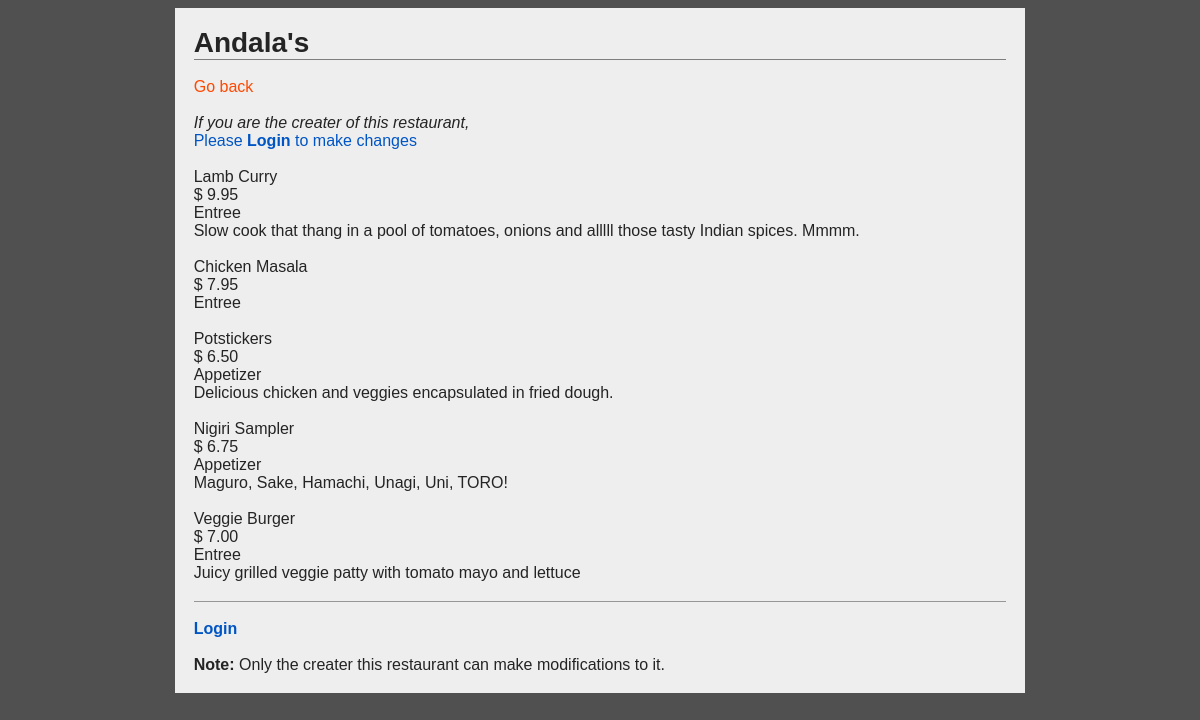
/restaurants/6/, run on the app's committed database.
### database_setup.py (models this page shows, shortened)
class Restaurant(Base):
    __tablename__ = 'restaurant'
    id = Column(Integer, primary_key=True)
    name = Column(String(250), nullable=False)
    creater_id = Column(String(250), ForeignKey('user.id'))
    creater = relationship(User)

class MenuItem(Base):
    __tablename__ = 'menu_item'
    name = Column(String(80), nullable=False)
    id = Column(Integer, primary_key=True)
    description = Column(String(250))
    price = Column(String(8))
    course = Column(String(250))
    time_of_entry = Column(DateTime, default=datetime.datetime.utcnow)
    restaurant_id = Column(Integer, ForeignKey('restaurant.id'))
    restaurant = relationship(Restaurant)
    creater_id = Column(String(80), ForeignKey('user.id'))
    creater = relationship(User)

### flask_app.py (the view)
@app.route(res_path.format(res_id='<int:res_id>'), methods=['GET'])
def resPg(res_id):
    res = db_session.query(Restaurant).filter_by(id=res_id).one()
    if res:
        creater = getUser(res.creater_id)
        if creater:
            items = db_session.query(MenuItem).filter_by(restaurant_id=res.id)
            local_id = 0
            logged_in = False
            if 'username' in session:
                local_id = getLocalID(session['email'])
                logged_in = True
            return render_template(
                    'res.html',
                    res=res,
                    logged_in=logged_in,
                    creater_name=creater.name,
                    user_id=local_id,
                    items=items
                )
    return redirect(url_for('allResPg'))

### flask_app.py (called while the page is built)
@app.context_processor
def override_url_for():
    return dict(url_for=dated_url_for)

def dated_url_for(endpoint, **values):
    if endpoint == 'static':
        filename = values.get('filename', None)
        if filename:
            file_path = os.path.join(app.root_path,
                                     endpoint, filename)
            values['q'] = int(os.stat(file_path).st_mtime)
    return url_for(endpoint, **values)

def getUser(local_id):
    user = db_session.query(User).filter_by(id=local_id).one()
    return user

### templates/res.html (shortened to what this page needs)
<!DOCTYPE html>
  <head>
    <link
      rel=stylesheet
      type=text/css
      href="{{ url_for('static', filename='styles.css') }}">
  </head>
  <body>
    <main>
      <h1>{{res.name}}</h1>
      <br>
      <a href="{{url_for('allResPg')}}">Go back</a>
      <br>
      <br>
      {% if logged_in == False %}
      <p><i>If you are the creater of this restaurant,</i></p>
      <a class="edit-link" href="{{url_for('loginPg')}}">
        Please <b>Login</b> to make changes
      </a>
      <br>
      {% endif %}
      {% for item in items %}
      <br>
      <p>
        {{item.name}}
        <br>
        $ {{item.price}}
        <br>
        {{item.course}}
        <br>
        {{item.description}}
      </p>
      {% endfor %}
      <footer>
        <br>
        {% if logged_in == True %}
        <a class="edit-link" href="{{url_for('disconnectPg')}}">
          Logout
        </a>
        {% else %}
        <a class="edit-link" href="{{url_for('loginPg')}}">
          <b>Login</b>
        </a>
        {% endif %}
        <br>
        <br>
        <p>
          <b>Note:</b> Only the creater this restaurant can make
            modifications to it.
        </p>
      </footer>
    </main>
  </body>
</html>

### static/styles.css (style rules this page uses)
body { font-family: Calibri, Helvetica, sans-serif; background-color: #505050; display: grid; grid-template-columns: auto minmax(auto, 225mm) auto; }
h1, h3, h5, p, a, div, section, article, nav, footer, textarea { margin: 0; }
h1 { border-bottom: 0.4mm solid rgb(125, 125, 125); color: rgb(36, 36, 36); font-size: 1.75em }
p { color: rgb(36, 36, 36); }
a { text-decoration: none; color: #ff4800; }
main { grid-column: 2/3; background-color: #eeeeee; padding: 5mm; }
.edit-link { color: #0055c4; }
footer { border-top: 0.4mm solid rgb(150, 150, 150); margin-top: 5mm; }

### data on the page
Restaurant: name "Andala's"
MenuItem: name "Lamb Curry", price "9.95", course "Entree", description "Slow cook that thang in a pool of tomatoes, onions and alllll those tasty Indian spices. Mmmm."
MenuItem: name "Chicken Masala", price "7.95", course "Entree"
MenuItem: name "Potstickers", price "6.50", course "Appetizer", description "Delicious chicken and veggies encapsulated in fried dough."
MenuItem: name "Nigiri Sampler", price "6.75", course "Appetizer", description "Maguro, Sake, Hamachi, Unagi, Uni, TORO!"
MenuItem: name "Veggie Burger", price "7.00", course "Entree", description "Juicy grilled veggie patty with tomato mayo and lettuce"
